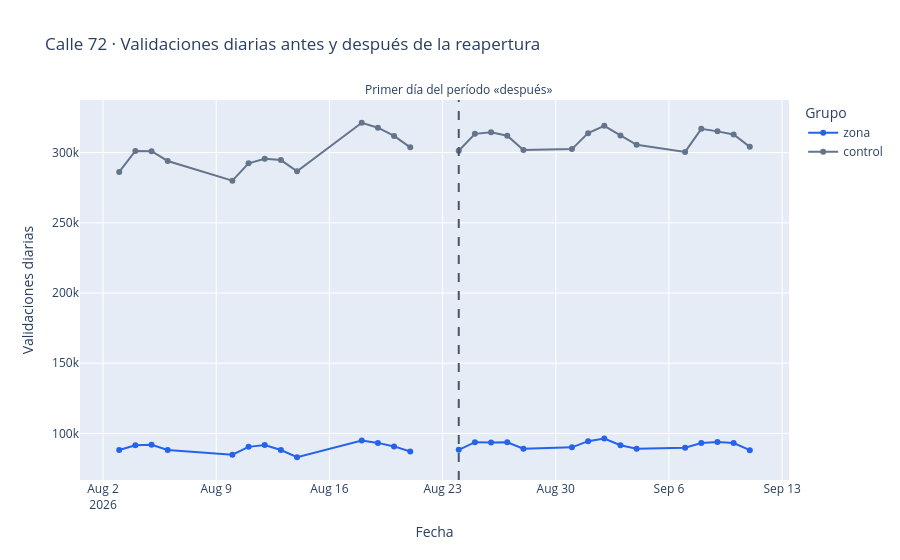

The notebook cell saved with this chart:
### Code cell
serie_72 = total72.sort_values("fecha")
inicio_despues_72 = serie_72.loc[serie_72["periodo"].eq("después"), "fecha"].min()

fig_diaria_72 = px.line(
    serie_72,
    x="fecha",
    y="validaciones",
    color="grupo",
    line_group="periodo",
    markers=True,
    category_orders={"grupo": ["zona", "control"]},
    color_discrete_map=colores_grupos,
    hover_data=["periodo"],
    labels={
        "fecha": "Fecha",
        "validaciones": "Validaciones diarias",
        "grupo": "Grupo",
        "periodo": "Período",
    },
    title="Calle 72 · Validaciones diarias antes y después de la reapertura",
)
fig_diaria_72.add_vline(x=inicio_despues_72, line_dash="dash", line_color="#475569")
fig_diaria_72.add_annotation(
    x=inicio_despues_72,
    y=1,
    yref="paper",
    text="Primer día del período «después»",
    showarrow=False,
    yanchor="bottom",
)
fig_diaria_72.show()

### Figure 1 — Plotly figure (JSON) as saved in the notebook; plotly's stock layout.template omitted (floating-point values rounded to 4 significant figures)
{"data": [{"customdata": [["antes"], ["antes"], ["antes"], ["antes"], ["antes"], ["antes"], ["antes"], ["antes"], ["antes"], ["antes"], ["antes"], ["antes"], ["antes"]], "hovertemplate": "Grupo=zona<br>Período=%{customdata[0]}<br>Fecha=%{x}<br>Validaciones diarias=%{y}<extra></extra>", "legendgroup": "zona", "line": {"color": "#2563EB", "dash": "solid"}, "marker": {"symbol": "circle"}, "mode": "lines+markers", "name": "zona", "orientation": "v", "showlegend": true, "type": "scatter", "x": ["2026-08-03T00:00:00.000000", "2026-08-04T00:00:00.000000", "2026-08-05T00:00:00.000000", "2026-08-06T00:00:00.000000", "2026-08-10T00:00:00.000000", "2026-08-11T00:00:00.000000", "2026-08-12T00:00:00.000000", "2026-08-13T00:00:00.000000", "2026-08-14T00:00:00.000000", "2026-08-18T00:00:00.000000", "2026-08-19T00:00:00.000000", "2026-08-20T00:00:00.000000", "2026-08-21T00:00:00.000000"], "xaxis": "x", "y": [88100, 91574, 91808, 88231, 84850, 90380, 91661, 88131, 82987, 94969, 93217, 90717, 87074], "yaxis": "y"}, {"customdata": [["después"], ["después"], ["después"], ["después"], ["después"], ["después"], ["después"], ["después"], ["después"], ["después"], ["después"], ["después"], ["después"], ["después"], ["después"]], "hovertemplate": "Grupo=zona<br>Período=%{customdata[0]}<br>Fecha=%{x}<br>Validaciones diarias=%{y}<extra></extra>", "legendgroup": "zona", "line": {"color": "#2563EB", "dash": "solid"}, "marker": {"symbol": "circle"}, "mode": "lines+markers", "name": "zona", "orientation": "v", "showlegend": false, "type": "scatter", "x": ["2026-08-24T00:00:00.000000", "2026-08-25T00:00:00.000000", "2026-08-26T00:00:00.000000", "2026-08-27T00:00:00.000000", "2026-08-28T00:00:00.000000", "2026-08-31T00:00:00.000000", "2026-09-01T00:00:00.000000", "2026-09-02T00:00:00.000000", "2026-09-03T00:00:00.000000", "2026-09-04T00:00:00.000000", "2026-09-07T00:00:00.000000", "2026-09-08T00:00:00.000000", "2026-09-09T00:00:00.000000", "2026-09-10T00:00:00.000000", "2026-09-11T00:00:00.000000"], "xaxis": "x", "y": [88267, 93701, 93555, 93595, 89003, 90033, 94424, 96317, 91591, 89107, 89792, 93189, 93775, 93146, 88047], "yaxis": "y"}, {"customdata": [["antes"], ["antes"], ["antes"], ["antes"], ["antes"], ["antes"], ["antes"], ["antes"], ["antes"], ["antes"], ["antes"], ["antes"], ["antes"]], "hovertemplate": "Grupo=control<br>Período=%{customdata[0]}<br>Fecha=%{x}<br>Validaciones diarias=%{y}<extra></extra>", "legendgroup": "control", "line": {"color": "#64748B", "dash": "solid"}, "marker": {"symbol": "circle"}, "mode": "lines+markers", "name": "control", "orientation": "v", "showlegend": true, "type": "scatter", "x": ["2026-08-03T00:00:00.000000", "2026-08-04T00:00:00.000000", "2026-08-05T00:00:00.000000", "2026-08-06T00:00:00.000000", "2026-08-10T00:00:00.000000", "2026-08-11T00:00:00.000000", "2026-08-12T00:00:00.000000", "2026-08-13T00:00:00.000000", "2026-08-14T00:00:00.000000", "2026-08-18T00:00:00.000000", "2026-08-19T00:00:00.000000", "2026-08-20T00:00:00.000000", "2026-08-21T00:00:00.000000"], "xaxis": "x", "y": [286211, 301189, 300984, 294031, 280025, 292370, 295580, 294664, 286710, 321258, 317743, 311859, 303758], "yaxis": "y"}, {"customdata": [["después"], ["después"], ["después"], ["después"], ["después"], ["después"], ["después"], ["después"], ["después"], ["después"], ["después"], ["después"], ["después"], ["después"], ["después"]], "hovertemplate": "Grupo=control<br>Período=%{customdata[0]}<br>Fecha=%{x}<br>Validaciones diarias=%{y}<extra></extra>", "legendgroup": "control", "line": {"color": "#64748B", "dash": "solid"}, "marker": {"symbol": "circle"}, "mode": "lines+markers", "name": "control", "orientation": "v", "showlegend": false, "type": "scatter", "x": ["2026-08-24T00:00:00.000000", "2026-08-25T00:00:00.000000", "2026-08-26T00:00:00.000000", "2026-08-27T00:00:00.000000", "2026-08-28T00:00:00.000000", "2026-08-31T00:00:00.000000", "2026-09-01T00:00:00.000000", "2026-09-02T00:00:00.000000", "2026-09-03T00:00:00.000000", "2026-09-04T00:00:00.000000", "2026-09-07T00:00:00.000000", "2026-09-08T00:00:00.000000", "2026-09-09T00:00:00.000000", "2026-09-10T00:00:00.000000", "2026-09-11T00:00:00.000000"], "xaxis": "x", "y": [301328, 313341, 314460, 312017, 301808, 302480, 313865, 319085, 312227, 305540, 300480, 316923, 315125, 312846, 304102], "yaxis": "y"}], "layout": {"annotations": [{"showarrow": false, "text": "Primer día del período «después»", "x": "2026-08-24T00:00:00", "y": 1, "yanchor": "bottom", "yref": "paper"}], "legend": {"title": {"text": "Grupo"}, "tracegroupgap": 0}, "shapes": [{"line": {"color": "#475569", "dash": "dash"}, "type": "line", "x0": "2026-08-24T00:00:00", "x1": "2026-08-24T00:00:00", "xref": "x", "y0": 0, "y1": 1, "yref": "y domain"}], "title": {"text": "Calle 72 · Validaciones diarias antes y después de la reapertura"}, "xaxis": {"anchor": "y", "domain": [0, 1], "title": {"text": "Fecha"}}, "yaxis": {"anchor": "x", "domain": [0, 1], "title": {"text": "Validaciones diarias"}}}}
